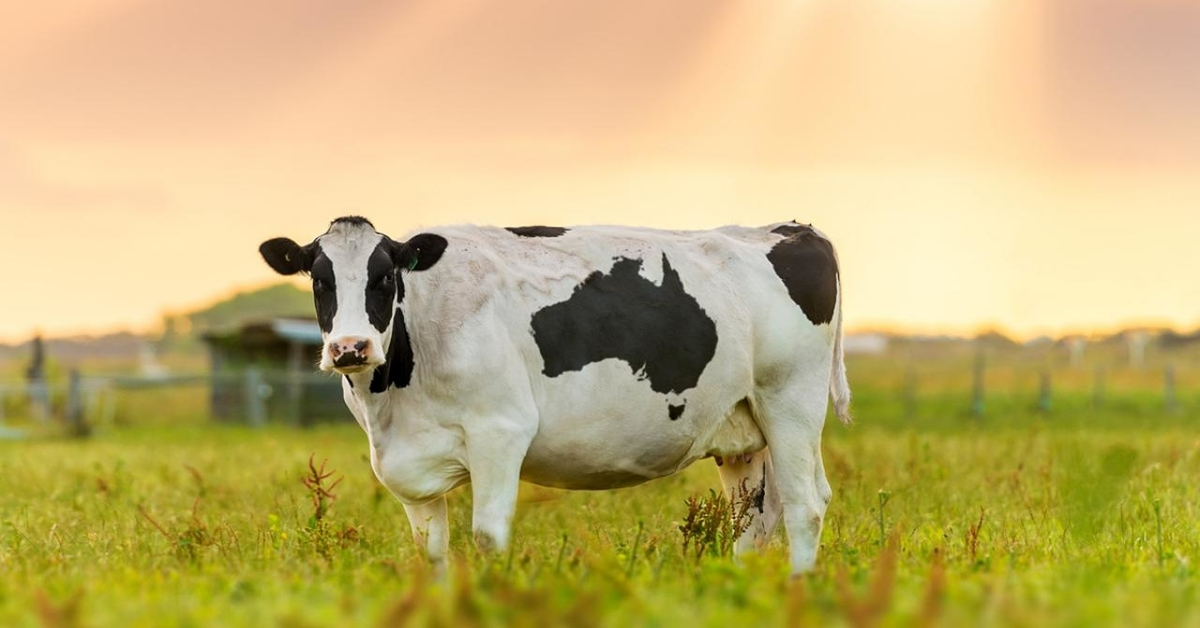
#> input picture images/Cow.jpg, 1200 x 628 px
$ jupyter execute --allow-errors 'Histogram comparison.ipynb'
#> lines starting #> are read from the running program, lines starting #| are printed output that depends on the picture
[cell 1]
import cv2
import numpy as np
import matplotlib.pyplot as plt

[cell 2]
#load the same images but in different size in grays
image1=cv2.imread("images/Cow.jpg",0)
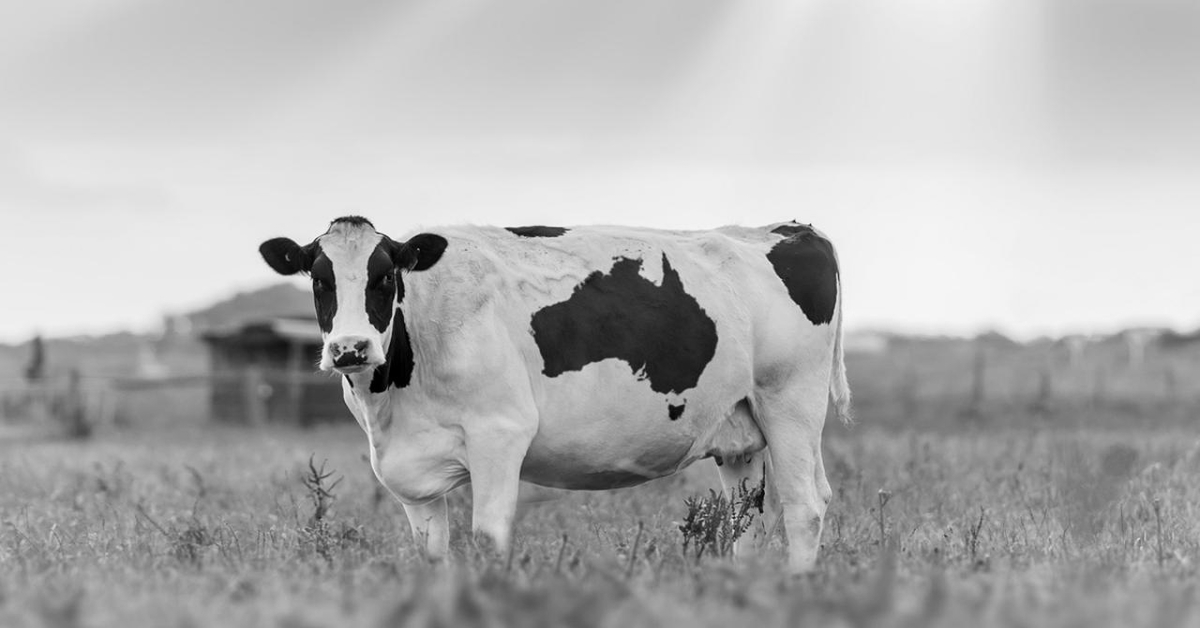
#> image1: shape (628, 1200); min 0, max 249, mean 176.1
image2=cv2.imread("images/Cow-small.jpg",0)
#Print dimentions
print("image1 is: ", image1.shape)
#| image1 is:  (628, 1200)
#> (the rest of this cell did not finish here and is left out)

# Normalizing histograms

[cell 3]
#load images in gray-scale
image1 = cv2.imread('images/Cow.jpg',0)
image2 = cv2.imread('images/Cow-small.jpg',0)

#calculate histograms
histogram1 = cv2.calcHist([image1], [0], None, [256], [0, 256])
#> histogram1 = 256 values, max 11735 at index 231, min 0 at index 248, mean 2943.8
histogram2 = cv2.calcHist([image2], [0], None, [256], [0, 256])
#> histogram2 = 256 values from 0 to 0

#copy histograms
histogram1_normalized = histogram1.copy()
#> histogram1_normalized has the same summary as histogram1
histogram2_normalized = histogram2.copy()
#> histogram2_normalized = 256 values from 0 to 0

#normalize histograms
cv2.normalize(histogram1, histogram1_normalized, alpha=0, beta=1, norm_type=cv2.NORM_MINMAX);
cv2.normalize(histogram2, histogram2_normalized, alpha=0, beta=1, norm_type=cv2.NORM_MINMAX);

#plot
plt.figure(figsize=[10,7])
plt.subplot(221);plt.plot(histogram1);plt.title("Bigger image before normalization");
plt.subplot(222);plt.plot(histogram2);plt.title("Smaller image before normalization");

plt.subplot(223);plt.plot(histogram1_normalized);plt.title("Bigger image after normalization");
plt.subplot(224);plt.plot(histogram2_normalized);plt.title("Smaller image after normalization");
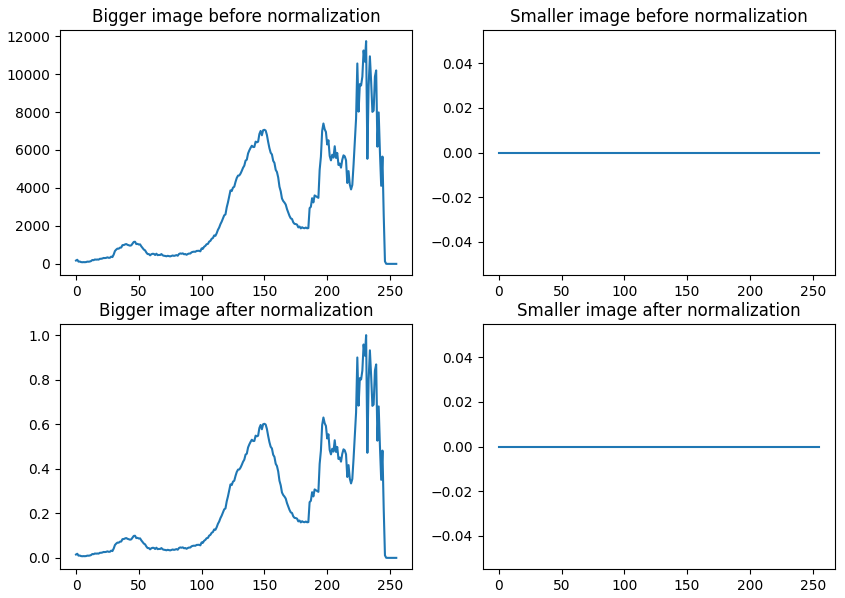
#> figure drawn by matplotlib, 4 panels; panel 1: curve peaks at x = 231, y = 11735; panel 3: curve peaks at x = 231, y = 1
